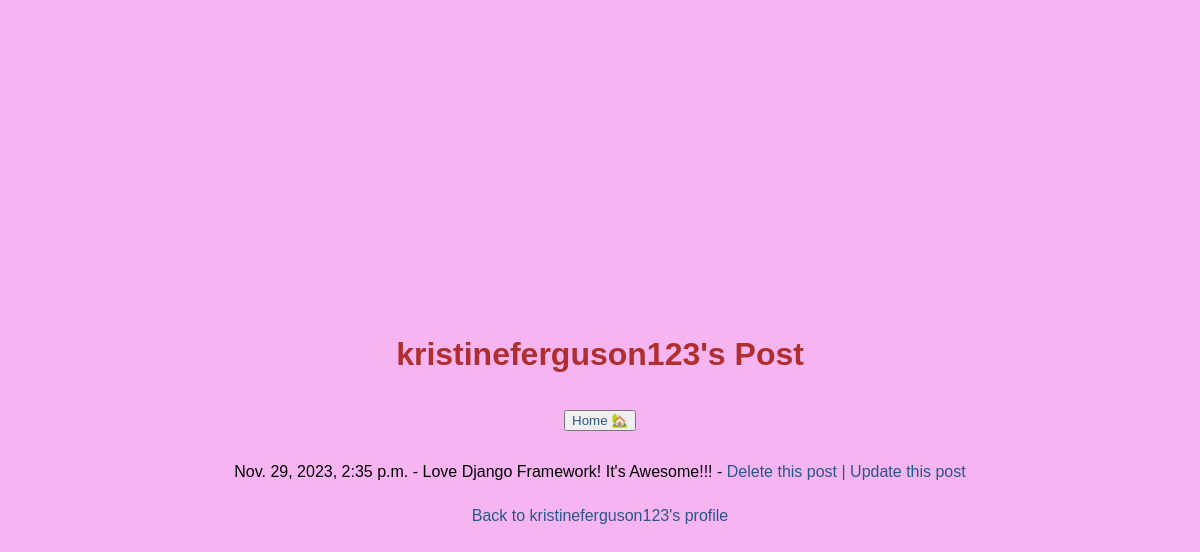
The app's page /app/users/kristineferguson123/posts/ with its own data.
### social_app/models.py (models this page shows, shortened)
class User(models.Model):
    username = models.CharField(max_length=50,unique=True,validators=[validate_bad_words,validators.validate_slug])
    email = models.EmailField(unique=True,validators=[valide_email,validators.EmailValidator(message='enter a valid email')])
    bio = models.TextField(blank=True,validators=[validate_bad_words])
    joined_at = models.DateTimeField(default=timezone.now)
    age = models.PositiveIntegerField(null=True,validators=[validate_age])
    def __str__(self) :
        return self.username
    class Meta:
        ordering = ['-joined_at','username']
        constraints = [models.UniqueConstraint(fields=['username','email'],name='unique email/username')]
        db_table = 'users table'
        verbose_name = 'users from the app'

class Post(models.Model):
    user = models.ForeignKey(User,on_delete=models.CASCADE)
    post = models.TextField()
    created_at = models.DateTimeField(default=timezone.now)
    PUBLIC = 'public'
    PRIVATE = 'private'
    VISIBILITY_CHOICES = [
        (PUBLIC, 'Public'),
        (PRIVATE, 'Private'),
    ]
    visibility = models.CharField(max_length=10, choices=VISIBILITY_CHOICES, default=PUBLIC)
    def __str__(self) :
        return self.user.username
    class Meta :
        ordering =['created_at']
        verbose_name = 'user post'

### social_app/views_1.py (the view)
class UserPostsView(ListView):
    model = Post
    template_name = 'social_app/user_posts.html'
    context_object_name = 'posts'
    def get_context_data(self, **kwargs) :
        context = super().get_context_data(**kwargs)
        print(context)
        print('*'*100)
        username = self.kwargs['username']
        user = get_object_or_404(User,username = username)
        context['user']= user
        print(context)
        return context
    def get_queryset(self) :
        username = self.kwargs['username']
        user = get_object_or_404(User , username = username)
        return Post.objects.filter(user=user).order_by('-created_at')

### social_app/templates/social_app/user_posts.html (shortened to what this page needs)
{% load static %}
<!DOCTYPE html>
<html lang="en">
<head>
    <link rel="stylesheet" type="text/css" href="{% static 'social_app/styles.css' %}">
</head>
<body>
    <h1>{{ user.username }}'s Post</h1>
    <p><button><a href="{% url  'home' %}">Home 🏡</a></button></p>
    <ul>
        {% for post in posts %}
            <li>{{ post.created_at }} - {{ post.post }} - <a href="{% url 'delete_post' post_id=post.id username=post.user.username %}">Delete this post</a> <a href="{% url 'update_post' post_id=post.id username=post.user.username %}">| Update this post</a>
            </li>
            {% endfor %}
    </ul>
    <a href="{% url 'user_detail' username=user.username %}">Back to {{ user.username }}'s profile</a>
</body>
</html>

### social_app/static/social_app/styles.css (style rules this page uses)
body { font-family: 'Arial', sans-serif; margin: 20px; padding: 0; background-color: rgb(246, 180, 241); display: flex; flex-direction: column; align-items: center; justify-content: center; height: 100vh; }
h1 { color: #af2f2f; }
p { color: #522121; }
ul { list-style-type: none; padding: 0; }
li { margin-bottom: 10px; }
a { color: #28578a; text-decoration: none; }

### records on screen
User: username "kristineferguson123"
Post: created_at "Nov. 29, 2023, 2:35 p.m.", post "Love Django Framework! It's Awesome!!!"
